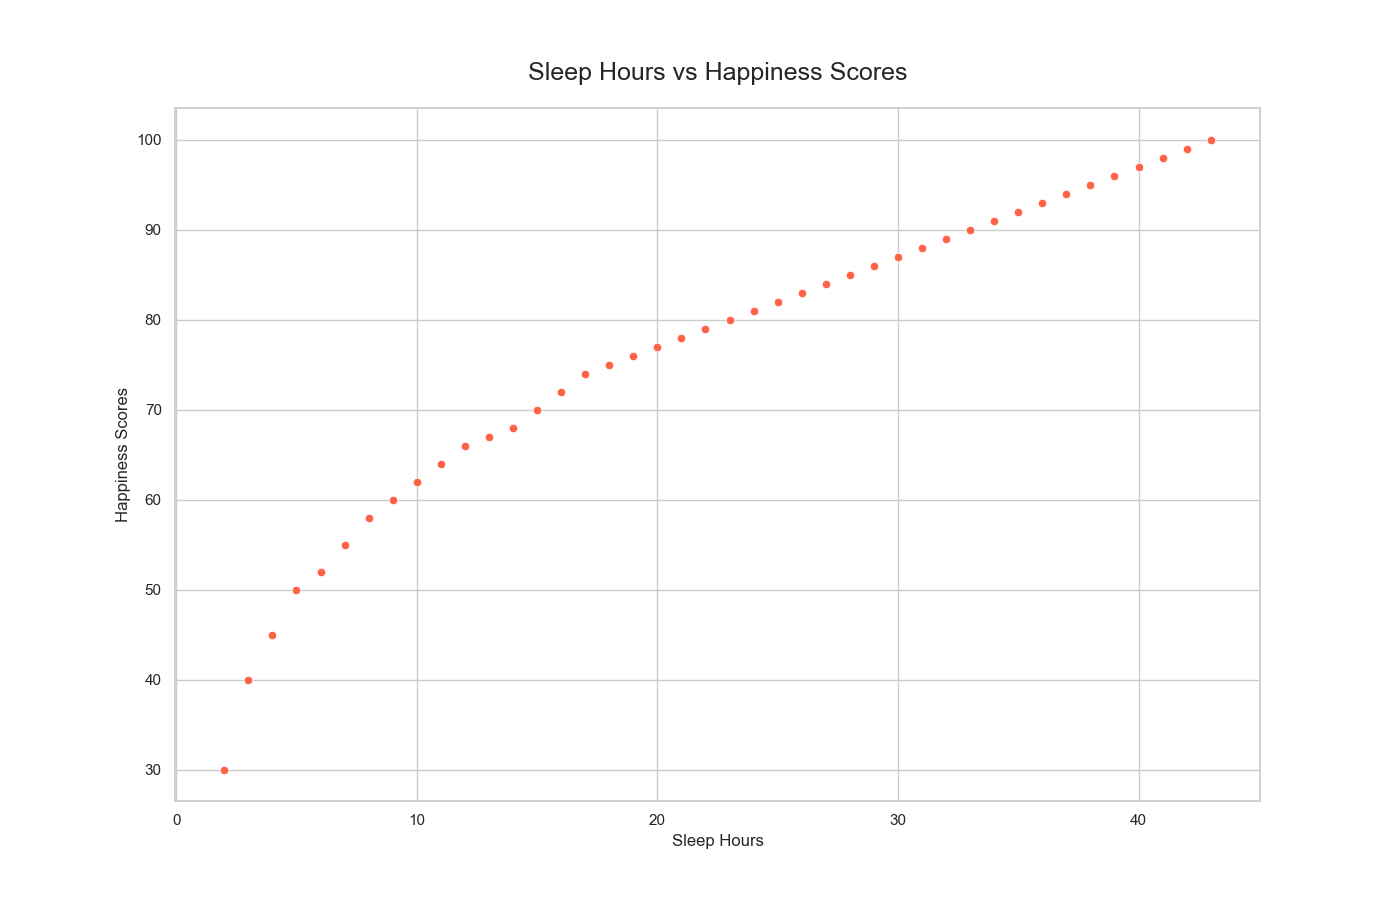

This figure's Python source:

import pandas as pd
import seaborn as sns
import matplotlib.pyplot as plt

# Define the data
data = {
    'Sleep_Hours': [2, 3, 4, 5, 6, 7, 8, 9, 10, 11, 12, 13, 14, 15, 16, 17, 18, 19, 20, 21, 22, 23, 24, 25, 26, 27, 28, 29, 30, 31, 32, 33, 34, 35, 36, 37, 38, 39, 40, 41, 42, 43],
    'Happiness_Scores': [30, 40, 45, 50, 52, 55, 58, 60, 62, 64, 66, 67, 68, 70, 72, 74, 75, 76, 77, 78, 79, 80, 81, 82, 83, 84, 85, 86, 87, 88, 89, 90, 91, 92, 93, 94, 95, 96, 97, 98, 99, 100]
}

# Convert data to a DataFrame
df = pd.DataFrame(data)

# Set the aesthetic style of the plots
sns.set_theme(style="whitegrid")

# Create the scatterplot with custom figure size (width & height)
plt.figure(figsize=(14, 9))

# Plot the scatterplot with a specific color scheme
sns.scatterplot(x='Sleep_Hours', y='Happiness_Scores', data=df, color="#FF6347")

# Set title and labels for axes
plt.title('Sleep Hours vs Happiness Scores', fontsize=18, pad=20)
plt.xlabel('Sleep Hours')
plt.ylabel('Happiness Scores')

# Show the plot
plt.show()
